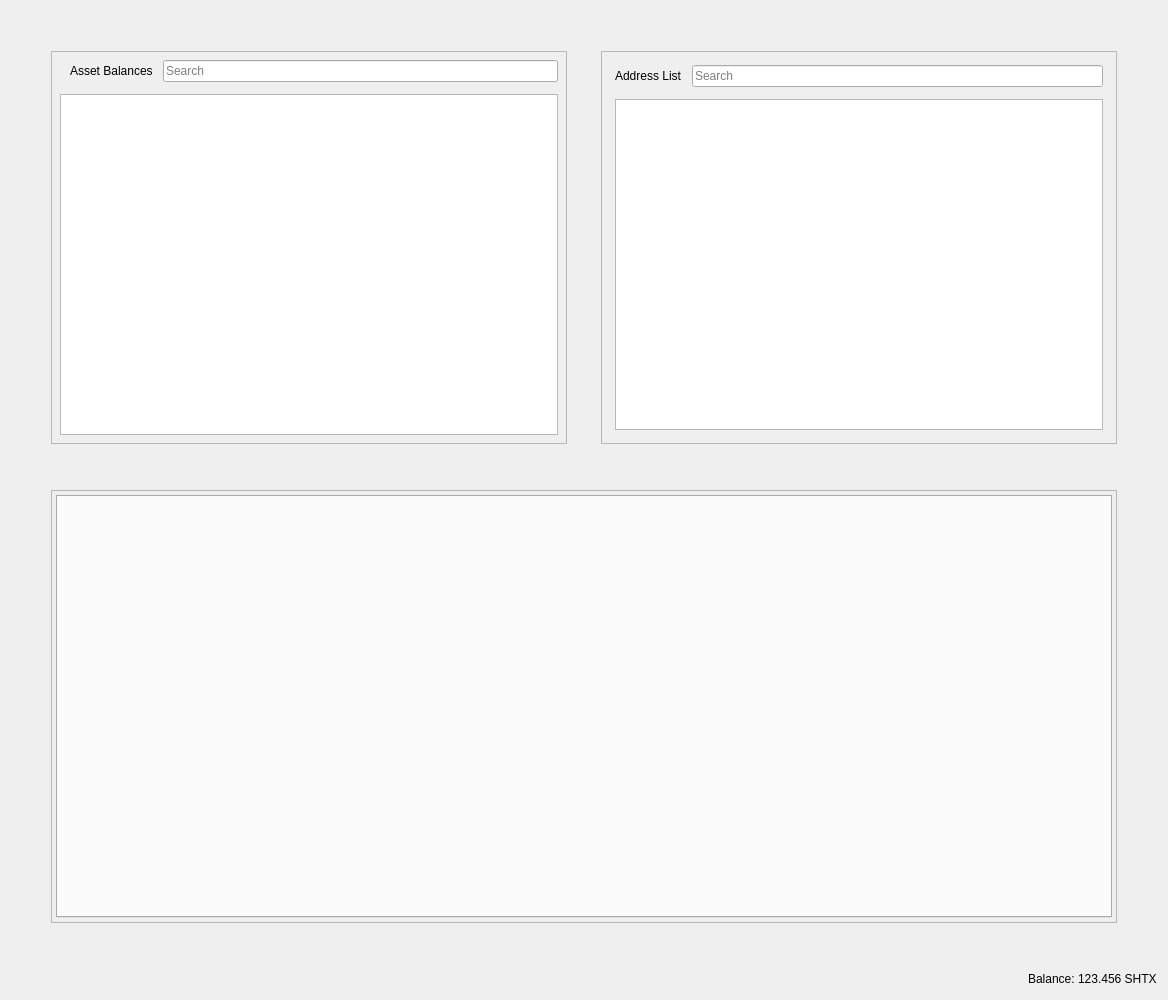
<?xml version="1.0" encoding="UTF-8"?>
<ui version="4.0">
 <class>RestrictedAssetsDialog</class>
 <widget class="QDialog" name="RestrictedAssetsDialog">
  <property name="geometry">
   <rect>
    <x>0</x>
    <y>0</y>
    <width>1168</width>
    <height>1000</height>
   </rect>
  </property>
  <property name="windowTitle">
   <string>Send Coins</string>
  </property>
  <layout class="QVBoxLayout" name="verticalLayout">
   <item>
    <layout class="QHBoxLayout" name="horizontalLayout">
     <property name="spacing">
      <number>34</number>
     </property>
     <property name="leftMargin">
      <number>40</number>
     </property>
     <property name="topMargin">
      <number>40</number>
     </property>
     <property name="rightMargin">
      <number>40</number>
     </property>
     <property name="bottomMargin">
      <number>40</number>
     </property>
     <item>
      <widget class="QFrame" name="frameAssetBalance">
       <property name="frameShape">
        <enum>QFrame::StyledPanel</enum>
       </property>
       <property name="frameShadow">
        <enum>QFrame::Raised</enum>
       </property>
       <layout class="QVBoxLayout" name="verticalLayout_7">
        <property name="spacing">
         <number>12</number>
        </property>
        <property name="leftMargin">
         <number>4</number>
        </property>
        <property name="topMargin">
         <number>4</number>
        </property>
        <property name="rightMargin">
         <number>4</number>
        </property>
        <property name="bottomMargin">
         <number>4</number>
        </property>
        <item>
         <layout class="QVBoxLayout" name="verticalLayout_4">
          <property name="spacing">
           <number>12</number>
          </property>
          <property name="leftMargin">
           <number>4</number>
          </property>
          <property name="topMargin">
           <number>4</number>
          </property>
          <property name="rightMargin">
           <number>4</number>
          </property>
          <property name="bottomMargin">
           <number>4</number>
          </property>
          <item>
           <layout class="QHBoxLayout" name="horizontalLayout_8">
            <property name="spacing">
             <number>10</number>
            </property>
            <property name="leftMargin">
             <number>10</number>
            </property>
            <item>
             <widget class="QLabel" name="labelAssetBalance">
              <property name="text">
               <string>Asset Balances</string>
              </property>
             </widget>
            </item>
            <item>
             <widget class="QLineEdit" name="lineEditAssetSearch">
              <property name="placeholderText">
               <string>Search</string>
              </property>
             </widget>
            </item>
           </layout>
          </item>
          <item>
           <widget class="QTableView" name="listAssets"/>
          </item>
         </layout>
        </item>
       </layout>
      </widget>
     </item>
     <item>
      <widget class="QFrame" name="frameAddressList">
       <property name="frameShape">
        <enum>QFrame::StyledPanel</enum>
       </property>
       <property name="frameShadow">
        <enum>QFrame::Raised</enum>
       </property>
       <layout class="QVBoxLayout" name="verticalLayout_10">
        <property name="spacing">
         <number>12</number>
        </property>
        <item>
         <layout class="QVBoxLayout" name="verticalLayout_9">
          <property name="spacing">
           <number>12</number>
          </property>
          <property name="leftMargin">
           <number>4</number>
          </property>
          <property name="topMargin">
           <number>4</number>
          </property>
          <property name="rightMargin">
           <number>4</number>
          </property>
          <property name="bottomMargin">
           <number>4</number>
          </property>
          <item>
           <layout class="QHBoxLayout" name="horizontalLayout_9">
            <property name="spacing">
             <number>10</number>
            </property>
            <property name="leftMargin">
             <number>0</number>
            </property>
            <property name="topMargin">
             <number>0</number>
            </property>
            <property name="rightMargin">
             <number>0</number>
            </property>
            <property name="bottomMargin">
             <number>0</number>
            </property>
            <item>
             <widget class="QLabel" name="labelAddressList">
              <property name="text">
               <string>Address List</string>
              </property>
             </widget>
            </item>
            <item>
             <widget class="QLineEdit" name="lineEditAddressSearch">
              <property name="placeholderText">
               <string>Search</string>
              </property>
             </widget>
            </item>
           </layout>
          </item>
          <item>
           <widget class="QTableView" name="myAddressList"/>
          </item>
         </layout>
        </item>
       </layout>
      </widget>
     </item>
    </layout>
   </item>
   <item>
    <layout class="QHBoxLayout" name="horizontalLayout_4">
     <property name="spacing">
      <number>34</number>
     </property>
     <property name="leftMargin">
      <number>40</number>
     </property>
     <property name="topMargin">
      <number>0</number>
     </property>
     <property name="rightMargin">
      <number>40</number>
     </property>
     <property name="bottomMargin">
      <number>40</number>
     </property>
     <item>
      <widget class="QFrame" name="tabFrame">
       <property name="frameShape">
        <enum>QFrame::StyledPanel</enum>
       </property>
       <property name="frameShadow">
        <enum>QFrame::Raised</enum>
       </property>
       <layout class="QVBoxLayout" name="verticalLayout_8">
        <property name="spacing">
         <number>12</number>
        </property>
        <property name="leftMargin">
         <number>4</number>
        </property>
        <property name="topMargin">
         <number>4</number>
        </property>
        <property name="rightMargin">
         <number>4</number>
        </property>
        <property name="bottomMargin">
         <number>4</number>
        </property>
        <item>
         <widget class="QTabWidget" name="tabWidget">
          <property name="tabPosition">
           <enum>QTabWidget::North</enum>
          </property>
          <property name="tabShape">
           <enum>QTabWidget::Rounded</enum>
          </property>
          <property name="currentIndex">
           <number>-1</number>
          </property>
          <property name="elideMode">
           <enum>Qt::ElideNone</enum>
          </property>
         </widget>
        </item>
       </layout>
      </widget>
     </item>
    </layout>
   </item>
   <item>
    <layout class="QHBoxLayout" name="horizontalLayout_2">
     <property name="spacing">
      <number>3</number>
     </property>
     <item>
      <spacer name="horizontalSpacer">
       <property name="orientation">
        <enum>Qt::Horizontal</enum>
       </property>
       <property name="sizeHint" stdset="0">
        <size>
         <width>40</width>
         <height>20</height>
        </size>
       </property>
      </spacer>
     </item>
     <item alignment="Qt::AlignRight">
      <widget class="QLabel" name="label">
       <property name="sizePolicy">
        <sizepolicy hsizetype="Preferred" vsizetype="Fixed">
         <horstretch>0</horstretch>
         <verstretch>0</verstretch>
        </sizepolicy>
       </property>
       <property name="text">
        <string>Balance:</string>
       </property>
      </widget>
     </item>
     <item alignment="Qt::AlignRight">
      <widget class="QLabel" name="labelBalance">
       <property name="sizePolicy">
        <sizepolicy hsizetype="Preferred" vsizetype="Fixed">
         <horstretch>0</horstretch>
         <verstretch>0</verstretch>
        </sizepolicy>
       </property>
       <property name="cursor">
        <cursorShape>IBeamCursor</cursorShape>
       </property>
       <property name="text">
        <string notr="true">123.456 SHTX</string>
       </property>
       <property name="textInteractionFlags">
        <set>Qt::LinksAccessibleByMouse|Qt::TextSelectableByKeyboard|Qt::TextSelectableByMouse</set>
       </property>
      </widget>
     </item>
    </layout>
   </item>
  </layout>
 </widget>
 <resources>
  <include location="../sheet.qrc"/>
 </resources>
 <connections/>
</ui>
